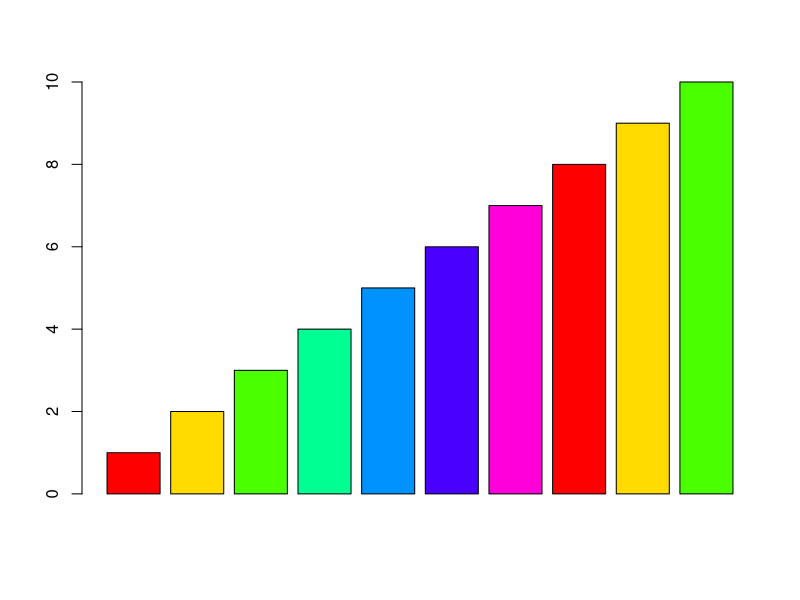
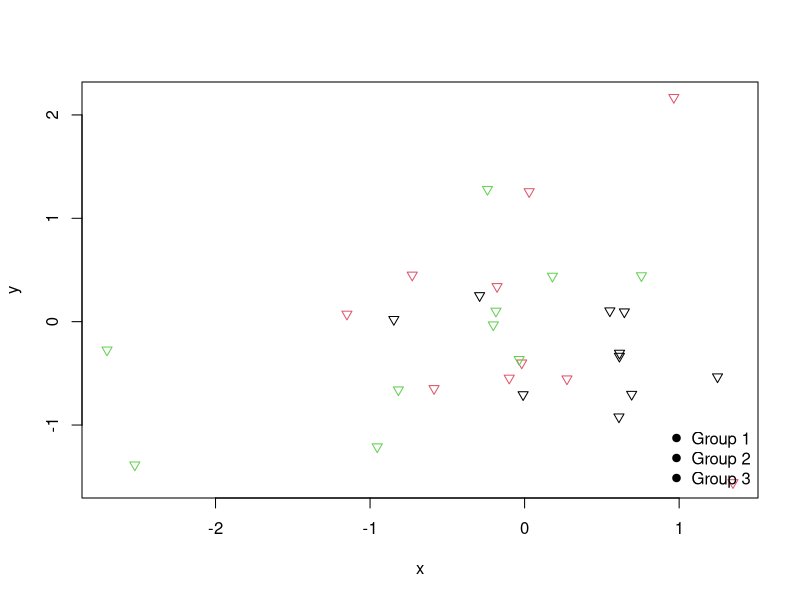
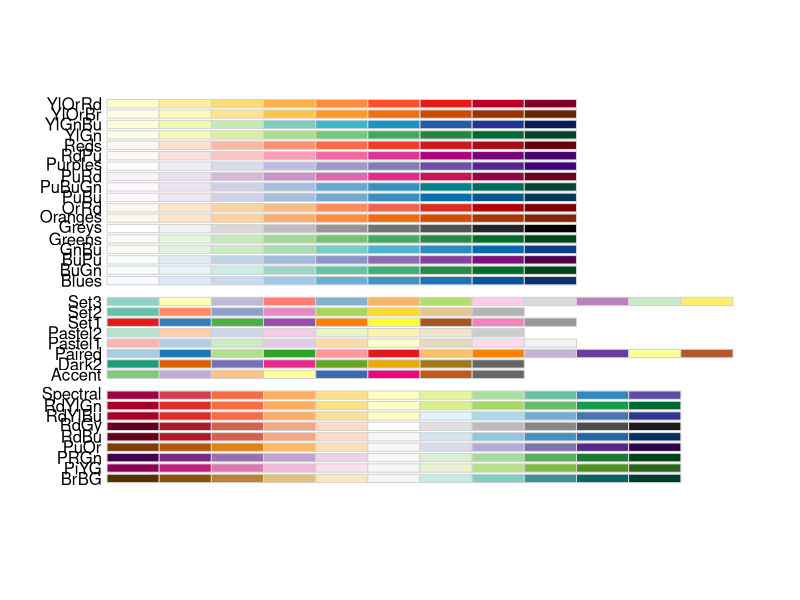
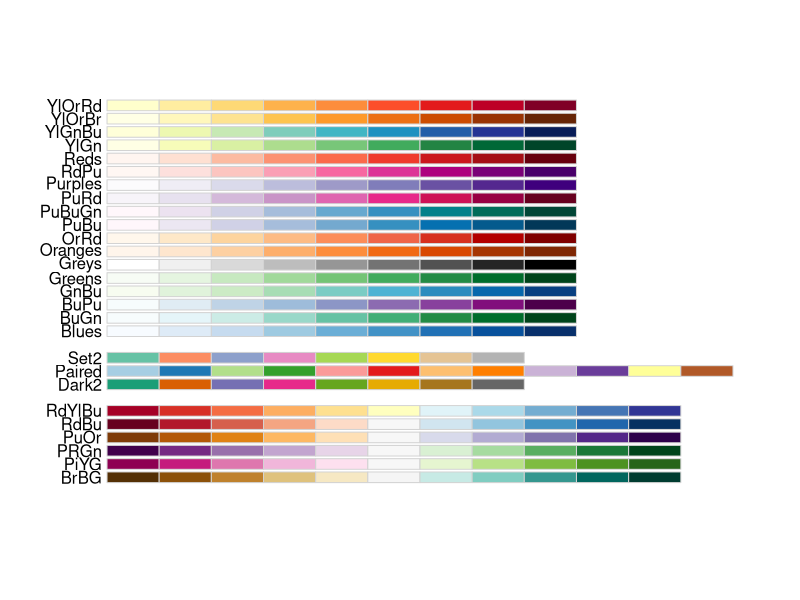
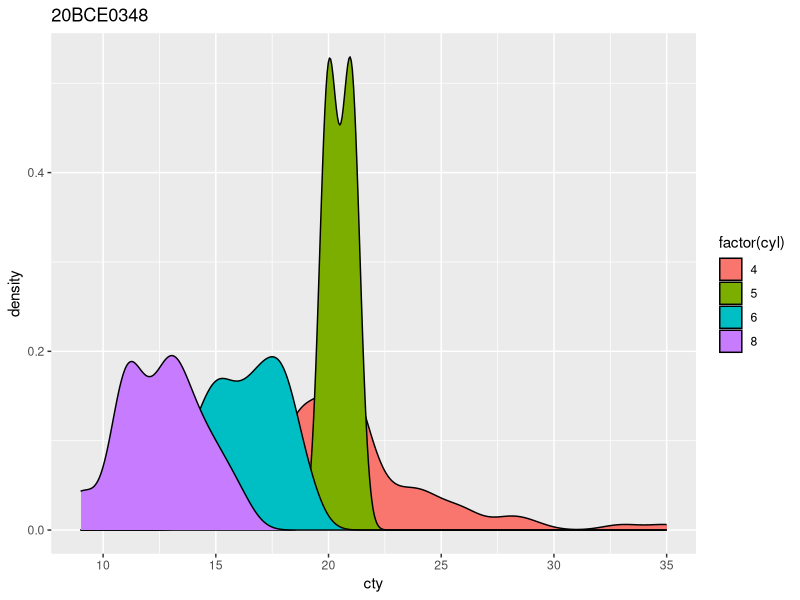
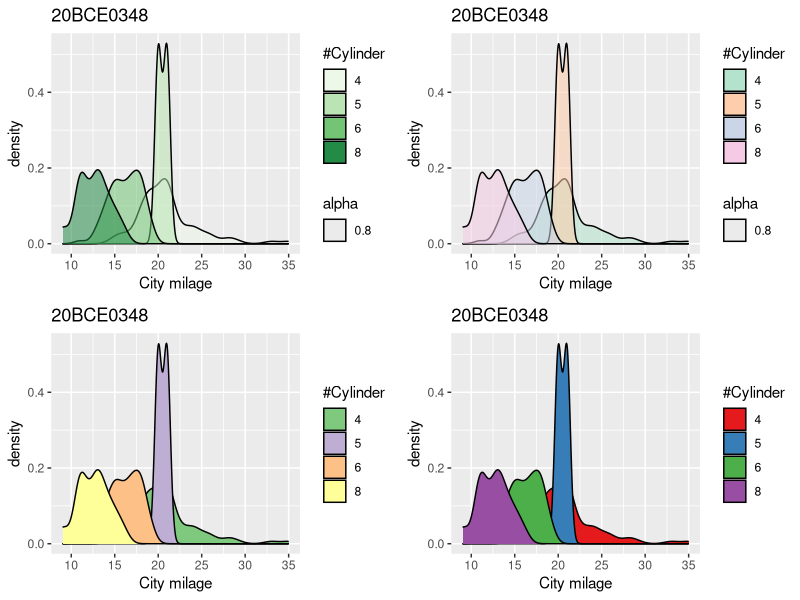
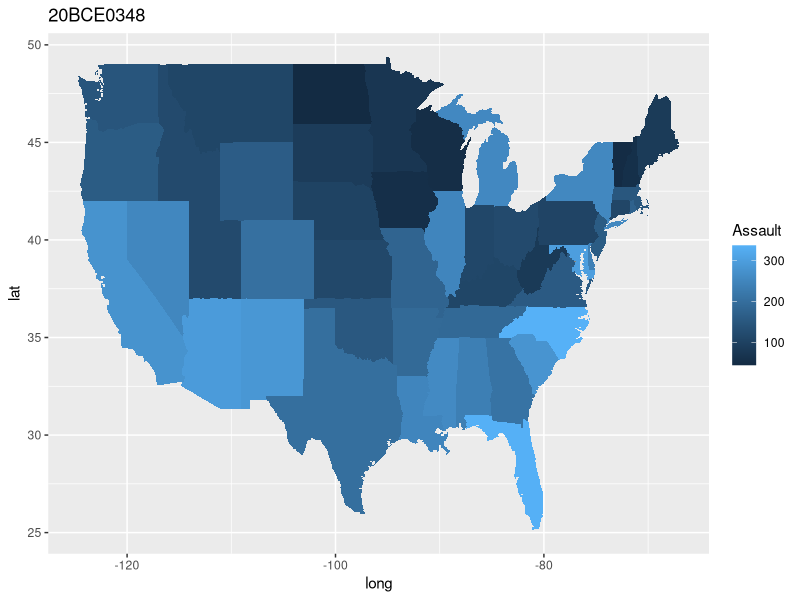
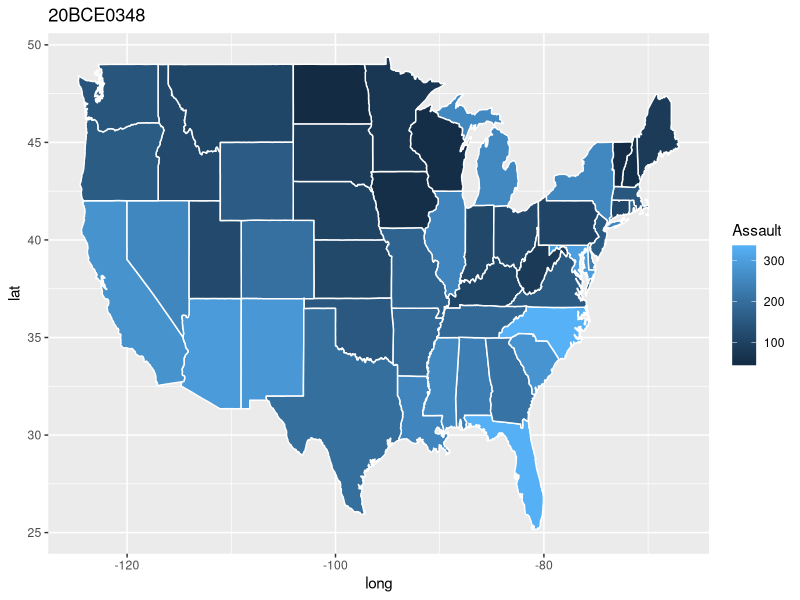

R code for these plots, in order:
#Plotting and color in R
barplot(1:10,col=rainbow(7))

#colors - 1,2 and 3
x<- rnorm(30)
y<-rnorm(30)
seq(from=1,to=10,by=2)
rep(x=1:3,times=2) #rep(x=1:3,each=2)
rep(x=1:3,each=5)
plot(x,y,col=rep(x=1:3,each=10),
     pch=25)  # 25 give triangle shape ,all numbers give different shapes in graph

paste("Group",1:3)
legend("bottomright",
       legend = paste("Group",1:3),
       pch=19,
       bty='n')

install.packages("RColorBrewer")
library(RColorBrewer)
install.packages("ggplot2")
library(ggplot2)
display.brewer.all()
display.brewer.all(colorblindFriendly = T)

#visualization using RcolorBrewer
install.packages("gridExtra")
library(gridExtra)
mpg
View(mpg)
ggplot(mpg,aes(x=cty))+
  geom_density(aes(fill=factor(cyl)))+ggtitle("20BCE0348")

p1<-ggplot(mpg,aes(x=cty))+
  geom_density(aes(fill=factor(cyl),
                   alpha=0.8))+
  labs(title = "Dark 2",
       x="City milage",
       fill='#Cylinder')+
  scale_fill_brewer(palette = "Dark 2")+ggtitle("20BCE0348")

p2<-ggplot(mpg,aes(x=cty))+
  geom_density(aes(fill=factor(cyl),
                   alpha=0.8))+
  labs(title = "Pastel2",
       x="City milage",
       fill='#Cylinder')+
  scale_fill_brewer(palette = "Pastel2")+ggtitle("20BCE0348")

p3<-ggplot(mpg,aes(x=cty))+
  geom_density(aes(fill=factor(cyl)))+
  labs(title = "Accent",
       x="City milage",
       fill='#Cylinder')+
  scale_fill_brewer(palette = "Accent")+ggtitle("20BCE0348")

p4<-ggplot(mpg,aes(x=cty))+
  geom_density(aes(fill=factor(cyl)))+
  labs(title = "Set1",
       x="City milage",
       fill='#Cylinder')+
  scale_fill_brewer(palette = "Set1")+ggtitle("20BCE0348")

#DArk2;;;Pastel2;;;Accent;;;set1
grid.arrange(p1,p2,p3,p4,nrow=2)

#colorful map
install.packages("maps")
install.packages("viridis")
install.packages("dplyr")

library(maps)
library(viridis)
library(dplyr)
USArrests 
#if u want store in arrests object for east to access
arests <- USArrests 
View(arests)
arests$region<-tolower(rownames(USArrests))
View(arests)

#Retrive the states map
states_map <- map_data("state")
View(states_map)
#join tables arests and states
arests_map <- left_join(x=states_map,
          y=arests,
          by='region')
View(arests_map)

#Create map
ggplot(arests_map,
       aes(x=long,
           y=lat,
           group=group))+
  geom_polygon(aes(fill=Assault))+ggtitle("20BCE0348")
#for seperation
ggplot(arests_map,
       aes(x=long,
           y=lat,
           group=group))+
  geom_polygon(aes(fill=Assault),
               color='white')+
  labs("Assault arests")+ggtitle("20BCE0348")


